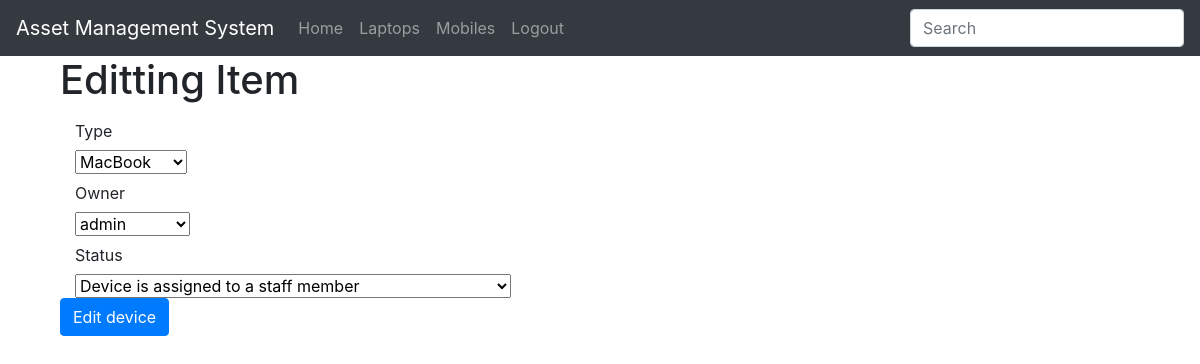
Screenshot of /edit_laptop/1 (signed in) with the database file from the repository.
### inventory/models.py (models this page shows, shortened)
class Laptop(models.Model):
    type_choices = (
        ('SURFACEPRO', 'Surface Pro'),
        ('MACBOOK', 'MacBook'),
        ('THINKPAD', 'Thinkpad')
    )
    type = models.CharField(max_length=100, choices=type_choices, blank=False)
    owner = models.ForeignKey(User, blank=True, null=True, on_delete=models.CASCADE)
    status_choices = (
        ('AVAILABLE', 'Device is available to be assigned'),
        ('ASSIGNED', 'Device is assigned to a staff member'),
        ('SETUP_REQUIRED', 'This device needs setting up before it can be assigned'),
    )
    status =models.CharField(max_length=100, choices=status_choices, blank=False)

### inventory/views.py (the view)
# urls.py: re_path(r'^edit_laptop/(?P<pk>\d+)$', edit_laptop, name='edit_laptop'),
def edit_laptop(request, pk):
    deviceType = "Laptops"
    return edit_device(request, pk, Laptop, LaptopForm, deviceType)

### inventory/forms.py
class LaptopForm(forms.ModelForm):
    class Meta:
        model = Laptop
        fields = ('type', 'owner', 'status')

### inventory/views.py (called while the page is built)
def edit_device(request, pk, model, form, deviceType):
    item = get_object_or_404(model, pk=pk)
    items = model.objects.all()
    context = {
        'items': items,
        'header': deviceType
    }
    if request.method == 'POST':
        form = form(request.POST, instance=item)
        if form.is_valid():
            form.save()
            messages.success(request, ("Device edited successfully."))
            return render(request, 'inventory/index.html', context)
    else:
        form = form(instance=item)
        return render(request, 'inventory/edit_item.html', {'form': form})

### inventory/templates/inventory/edit_item.html (shortened to what this page needs)
{% extends 'inventory/base.html' %}
{% block body %}
    <div class="container">
        <h1>Editting Item</h1>
        <form method="POST">
            {% for field in form %}
            <div class="form-group-row">
                <label for="id_{{ field_name }}" class="col-2 col-form-label"> {{ field.label}} </label>
                <div class="col-10">
                    {{ field }}
                </div>
            </div>
            {% endfor %}
            <button type="submit" class="btn btn-primary" name="button">Edit device</button>
        </form>
    </div>
{% endblock %}

### rows the page displays
Laptop: form "MacBook" "admin" "Device is assigned to a staff member"

### other values shown
{{ field.label }} "Type" "Owner" "Status"
